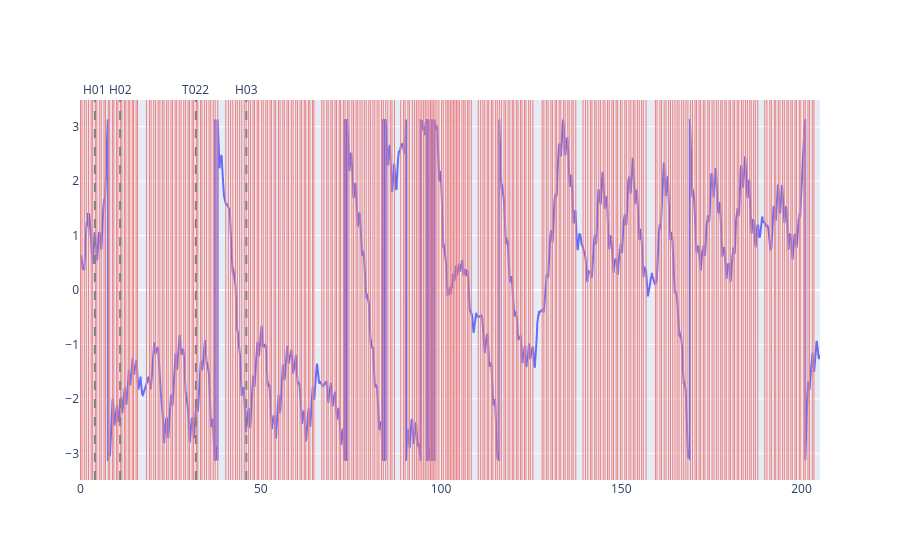

The cell this chart's notebook holds for it:
### Markdown cell above
### Visualisierung der vorliegenden Daten

### Code cell
fig=go.Figure()

fig.add_trace(
    go.Scatter(
        x=df_heading['t_sec'],
        y=df_heading['heading_rad'],
        mode='lines',
        name='Yaw'
    )
)

for x in df_steps['t_sec']:
    fig.add_vline(
        x=x,
        line_color='lightcoral',
        line_width=1
    )

markers_r1 = {4: 'H01', 11: 'H02', 32: 'T022', 46: 'H03'}
markers_r2 = {18: 'H03', 52: 'H13', 78: 'H12', 93: 'H11', 116: 'H01', 123: 'H02'}

for x, label in markers_r1.items():
    fig.add_vline(
        x=x,
        line_dash='dash',
        line_color='gray',
        annotation_text=label,
        annotation_position='top'
    )
    
fig.show()
